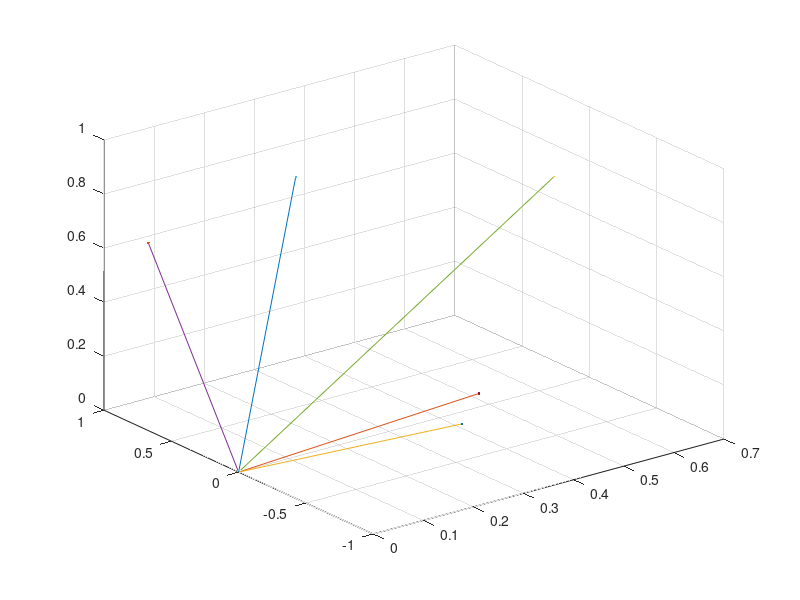

Source code (MATLAB):
% Autor: Jenny Kuhn und Jendrik Kraft 
% Modul: Modellierung und Simulation 1
% Thema: Lichtausbreitung in Räumen: Skizzen zur Monte-Carlo-Simulation

clc;
clear;
close all;
m = 1;  % Lambert Parameter
n = 5;  % Anzahl der gewürfelten Photonen
u = rand(n,1);  % Gleichverteilte Zufallsvariable
p = 0.6; %reflektions_wahrscheinlichkeit
% Lambertstrahler_Startpunkt
% Abstrahlrichtung

%% Drehung des Lambertstrahlers

%% Winkel Berechnung der Photonen
cos_theta = nthroot(u,m+1); 
sin_theta = sqrt(1-cos_theta.^2);
phi = 2*pi()*rand(n,1);
cos_phi = cos(phi);
sin_phi = sin(phi);

%% Vektor Berechnung der Photonen
u_x = sin_theta .* cos_phi;
u_y = sin_theta .* sin_phi;
u_z = cos_theta;


%% Wand Matrizen Definition
% X = 0:0.1:100;
% Y = 0:0.1:100;
% [X,Y] = meshgrid(0:0.1:100);
% Wand_1 = [1, 0 ,0].*X + [0, 1 ,0].*Y;
% plot3(Wand_1)
% P = [x,y,z];
% planefunction = dot(normal, P-P1);

P1 = [0,0,0];
P2 = [1,0,0];
P3 = [0,1,0];
% Ebene_1 Parameterform
% Ebene_1 = P1 + P2.*s + P3.*t;
% Ebene_1 Koordinatenform
normal = cross(P1-P2, P1-P3);
% 0 = normal(1)*x + normal(2)*y + normal(3)*z + d;

%# Transform points to x,y,z
x = [P1(1) P2(1) P3(1)];  
y = [P1(2) P2(2) P3(2)];
z = [P1(3) P1(3) P3(3)];

%Find all coefficients of plane equation    
A = normal(1); B = normal(2); C = normal(3);
D = -dot(normal,P1);
%Decide on a suitable showing range
xLim = [-50 50];
zLim = [-50 50];
[X,Z] = meshgrid(xLim,zLim);
Y = (A * X + C * Z + D)/ (-B);

% --> schnittpunkt mit erster Wand nicht so sinnvoll


%% Berechnen der Schnittpunkte mit Wand

%% Ermitteln der zuerst getroffenen Wand

%% Überleben oder verschwinden des Photons ermitteln

%% Ausrechnen des nächsten Abstrahlvektors... -> Schleife

%% Plotten des Photonenwegs
X = [zeros(n) u_x] ;
Y = [zeros(n) u_y] ;
Z = [zeros(n) u_z] ;

figure(1)
plot3(X',Y',Z')
hold on
plot3(X',Y',Z','.')
grid on
